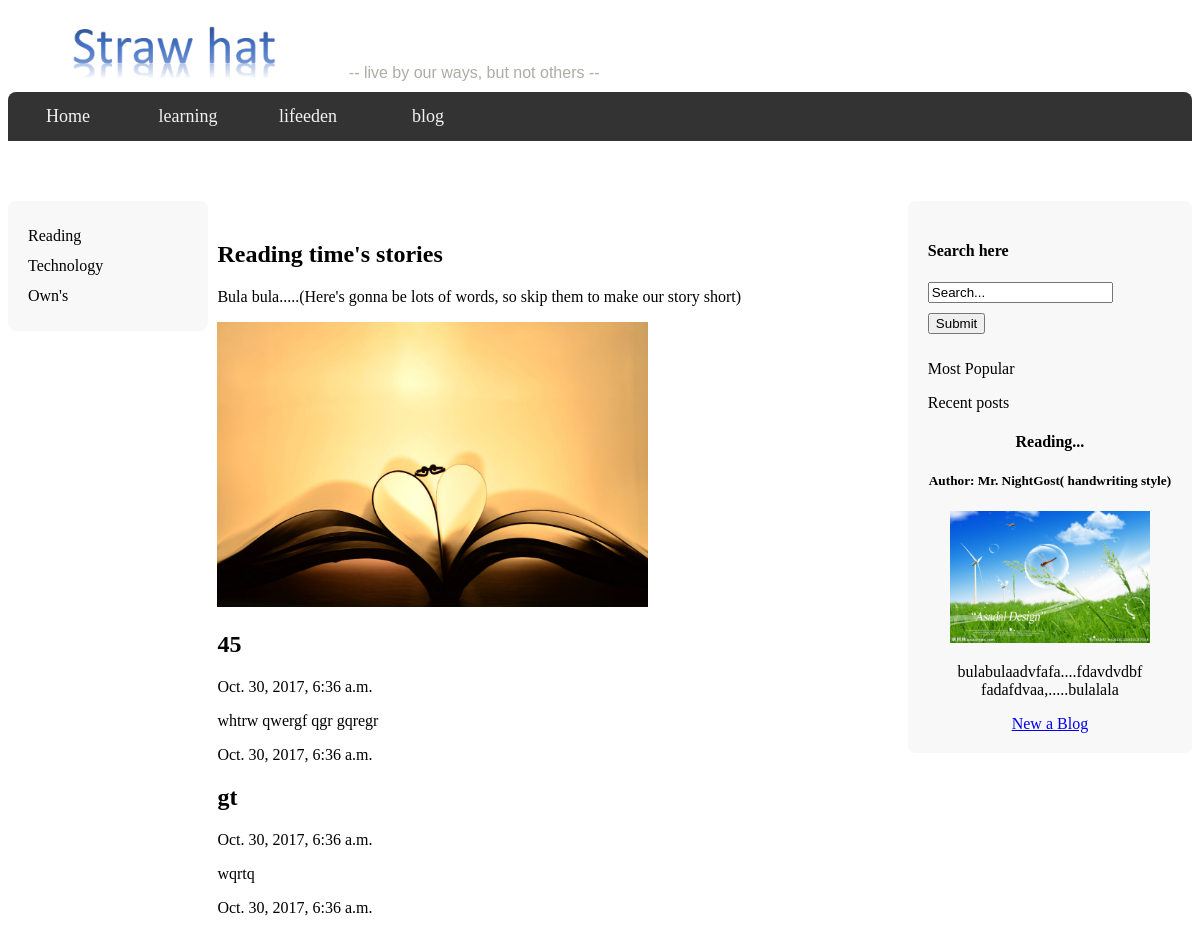
Page /lifoot/blog/ on the earlier database version.
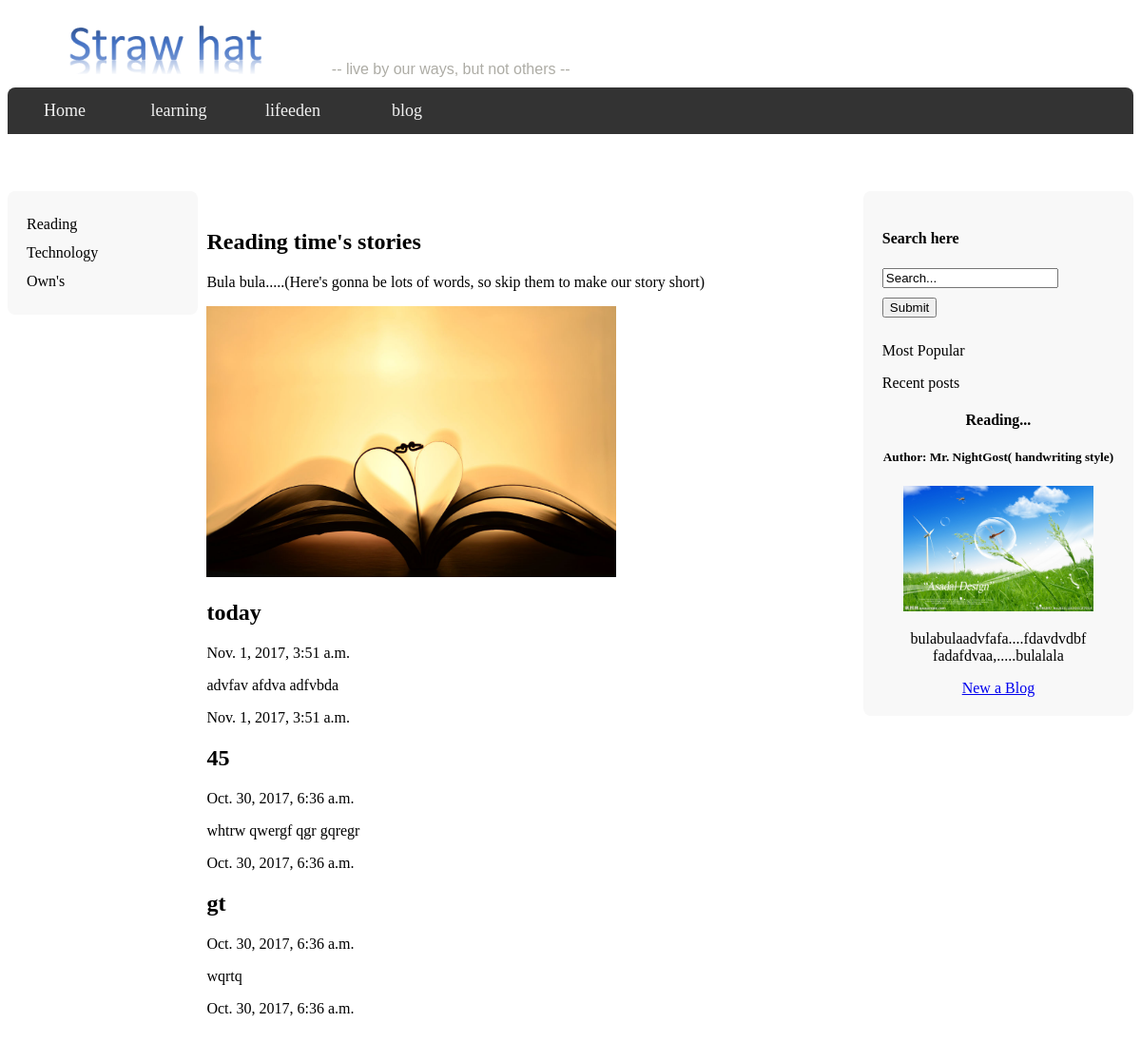
Same page on the later database version.
### lifoot/models.py (models this page shows, shortened)
class BlogPost(models.Model):
    title = models.CharField(max_length=150)
    author = models.CharField(max_length=60)
    body = models.TextField()
    pub_date = models.DateTimeField()
    update_time = models.DateTimeField()
    class Meta:
        ordering = ("-pub_date",)

### lifoot/views.py (the view)
def blog(request):
    posts = BlogPost.objects.all()[:4]
    return render(request, "blog.html", {'posts': posts})

### lifoot/templates/blog.html (shortened to what this page needs)
{% extends "base.html" %}
{% load staticfiles %}
{% block body_main %}
{% load static %}
<div class="sidenav">
    <a href="#">Reading</a>
    <a href="#">Technology</a>
    <a href="#">Own's</a>
</div>
<div class="column_right">
    <div class="search_box">
       <h4>Search here</h4>
       <form action="/" method="post">{% csrf_token %}
           <input name="search" type="text" value="Search..." />
       </form>
       <input type="submit" value="Submit"/>
    </div>
    <p class="title">Most Popular</p>
    <p class="title"> Recent posts </p>
    <h4> Reading...</h4>
    <h5> Author: Mr. NightGost( handwriting style)</h5>
    <img src="{% static 'images/fly.jpg' %}" alt="my image" width="200"/>
    <div>
        <p> bulabulaadvfafa....fdavdvdbf<br>fadafdvaa,.....bulalala</p>
    </div>
    <a href="{% url 'create' %}">New a Blog</a>
</div>
<div class="column_main">
    <div class="contents">
        <h2> Reading time's stories</h2>
        <p>
            Bula bula.....(Here's gonna be lots of words, so skip them to make our story short)
        </p>
    </div>
    <div>
        <img src="{% static 'images/reading.jpg' %}" alt="my image" width="60%"/>
    </div>
    <div class="contents">
        {% for post in posts %}
        <h2>{{ post.title }} </h2>
        <p>{{ post.pub_date }}</p>
        <p>{{ post.body }}</p>
        <p>{{ post.update_time }}</p>
        {% endfor %}
    </div>
</div>
{% endblock %}

### lifoot/templates/base.html (shortened to what this page needs)
<!DOCTYPE html>
<html lang="en">
<head>
    {% load static %}
    <link rel="stylesheet" type="text/css" href="{% static 'css/styles.css' %}" />
</head>
<body>
    <div class="header">
        <img src="{% static 'images/logo.PNG' %}" alt="logo" height="60"/>
        <p style="display: inline"> -- live by our ways, but not others --</p>
    </div>
    <div class="topnav">
        <a href="{% url 'home' %}">Home</a>
        <a href="{% url 'learning' %}">learning</a>
        <a href="{% url 'lifeeden' %}">lifeeden</a>
        <a href="{% url 'blog' %}">blog</a>
    </div>
    <div>
        {% block body_main %}{% endblock %}
    </div>
</body>
</html>

### lifoot/static/css/styles.css (style rules this page uses)
* { box-sizing: border-box; }
body { overflow: auto; }
.header { background-color: #fff; padding: 10px; text-align: left; color: black; font-family: apple chancery, cursive; padding-left: 60px; }
.header p { padding-left: 60px; color: #adaca5; font-family: 'lucida Grande', Tahoma, Arial, Helvetica, sanpserif; font-size: 16px; }
.topnav { overflow: hidden; background-color: #333; border-radius: 8px 8px 0 0; }
.topnav a { float: left; width: 120px; display: block; color: #f2f2f2; text-align: center; font-size: 18px; padding: 14px 30px; text-decoration: none; }
.sidenav { float: left; width: 200px; padding: 20px 10px; text-align: left; font-size: 16px; background-color: #f8f8f8; border-radius: 8px; }
.sidenav a { display: block; text-decoration: none; color: black; padding: 6px 6px 6px 10px; border-radius: 8px; }
.column_main { width: auto; margin: 60px 20% 0 16%; text-align: left; padding: 20px; }
.column_right { float: right; width: 24%; text-align: center; padding: 20px; background-color: #f8f8f8; border-radius: 8px; }
.column_right .title { text-align: left; font-size: 16px; }
.search_box { text-align: left; }
.search_box input { margin-bottom: 10px; }

Differences in the rows shown:
added BlogPost: title "today", pub_date "Nov. 1, 2017, 3:51 a.m.", body "advfav afdva adfvbda", update_time "Nov. 1, 2017, 3:51 a.m."
